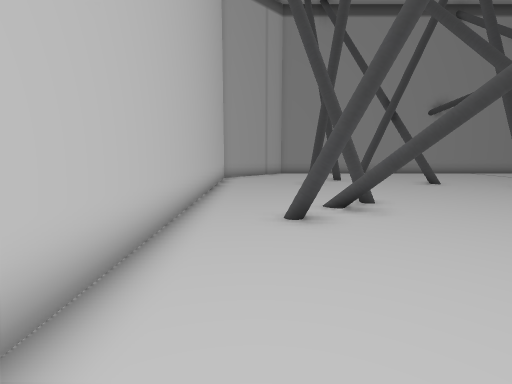
View 1 (above)

12 first-person views from a walk through a scene from a Unity 3-D project. The camera is 1.3 m above the floor, tilts 8° down and sees 85° across. The floor is counted in squares, 1 m on a side. Each view is taken from the middle of a square. On the plan, view 1 faces up. The plan holds only what a view shows up to about 13 squares ahead; the rest is blank. The place goes on beyond the plan. Some animated figures are not drawn.

View 2
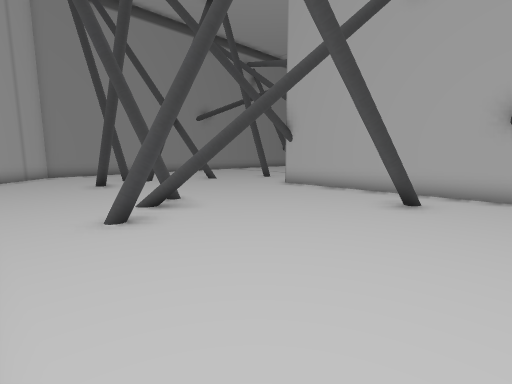

View 3
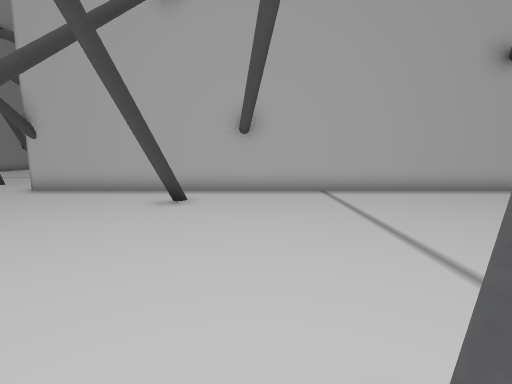

View 4
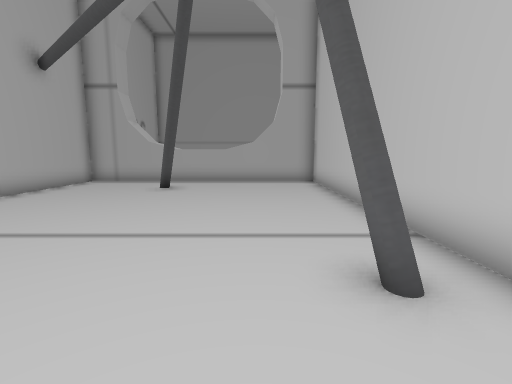

View 5
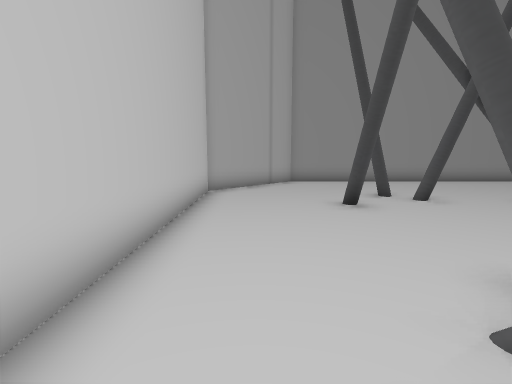

View 6
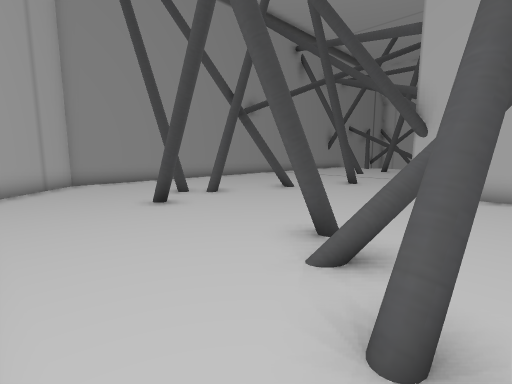

View 7
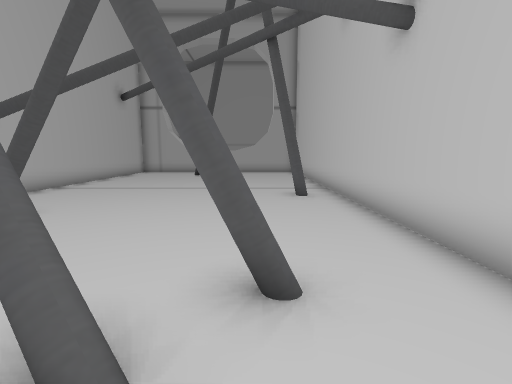

View 8
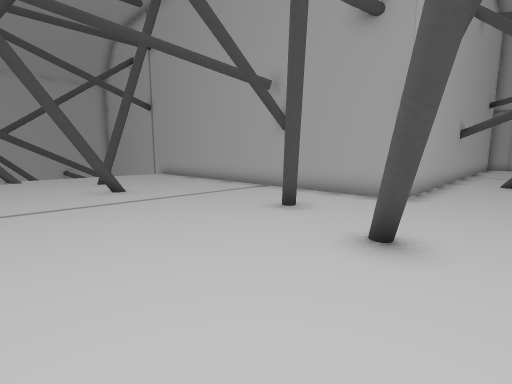

View 9
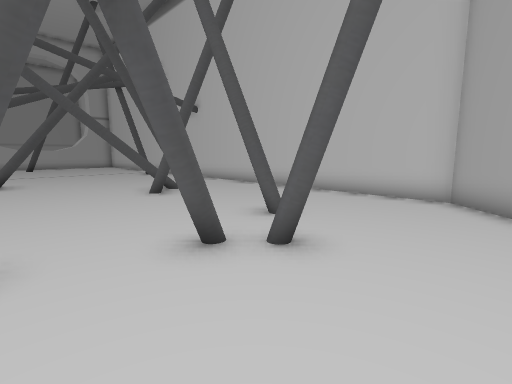

View 10
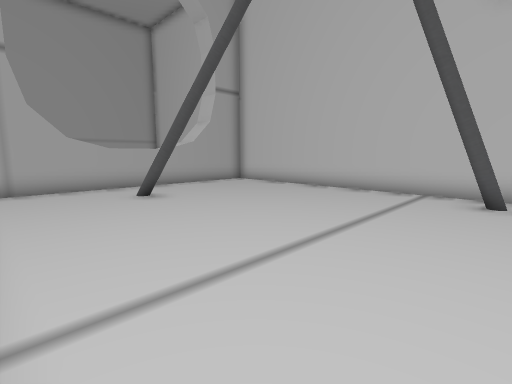

View 11
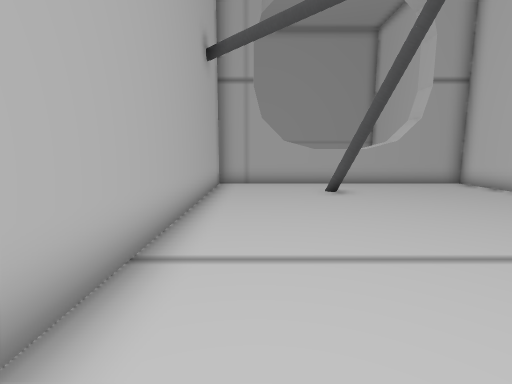

View 12
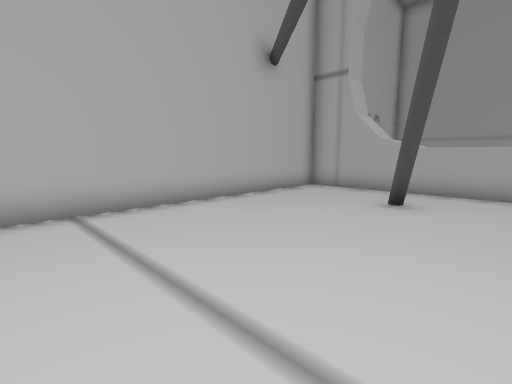

### Floor plan
Key: @ floor where view 1 was taken; # wall or solid block; x gap in a wall; . floor; = window, fence, low wall or low ledge; ^ raised ledge; T thing the floor can be seen under or through.
Columns run from 2 left of view 1 to 23 right of it. Each row starts with its distance up from view 1.
 18    ############
 17   ##..........
 16  ##.................
 15 ##......................==
 14 #.....#..................
 13 #.....=#..........#.....
 12 #...#....#=............
 11 #...#.......#.........
 10 #....................
  9 #...................
  8 #..........########
  7 #...TT.....#
  6 #..TTT.....#
  5 #..TT......#
  4 #..........#
  3 #..........#
  2 #......#x..#
  1 #..........#
  0 #.@........#
 -1 #.#........#
 -2 #..........#
 -3 #..........#
 -4 #..........#
 -5 #..........#
 -6 #..........#
 -7 #..........#
 -8 #.....#....#
 -9 #..........#
-10 #..........#
-11 #####^^#####

Positions as (right, up) in squares from view 1, and headings:
1: (0, 0), facing up
2: (-1, 0), facing up-right
3: (-1, 0), facing right
4: (1, 2), facing down
5: (0, 5), facing up
6: (-1, 5), facing up-right
7: (1, 8), facing down
8: (6, 16), facing down-right
9: (7, 16), facing down-left
10: (8, 0), facing down-left
11: (7, 1), facing down
12: (2, -1), facing down-right
